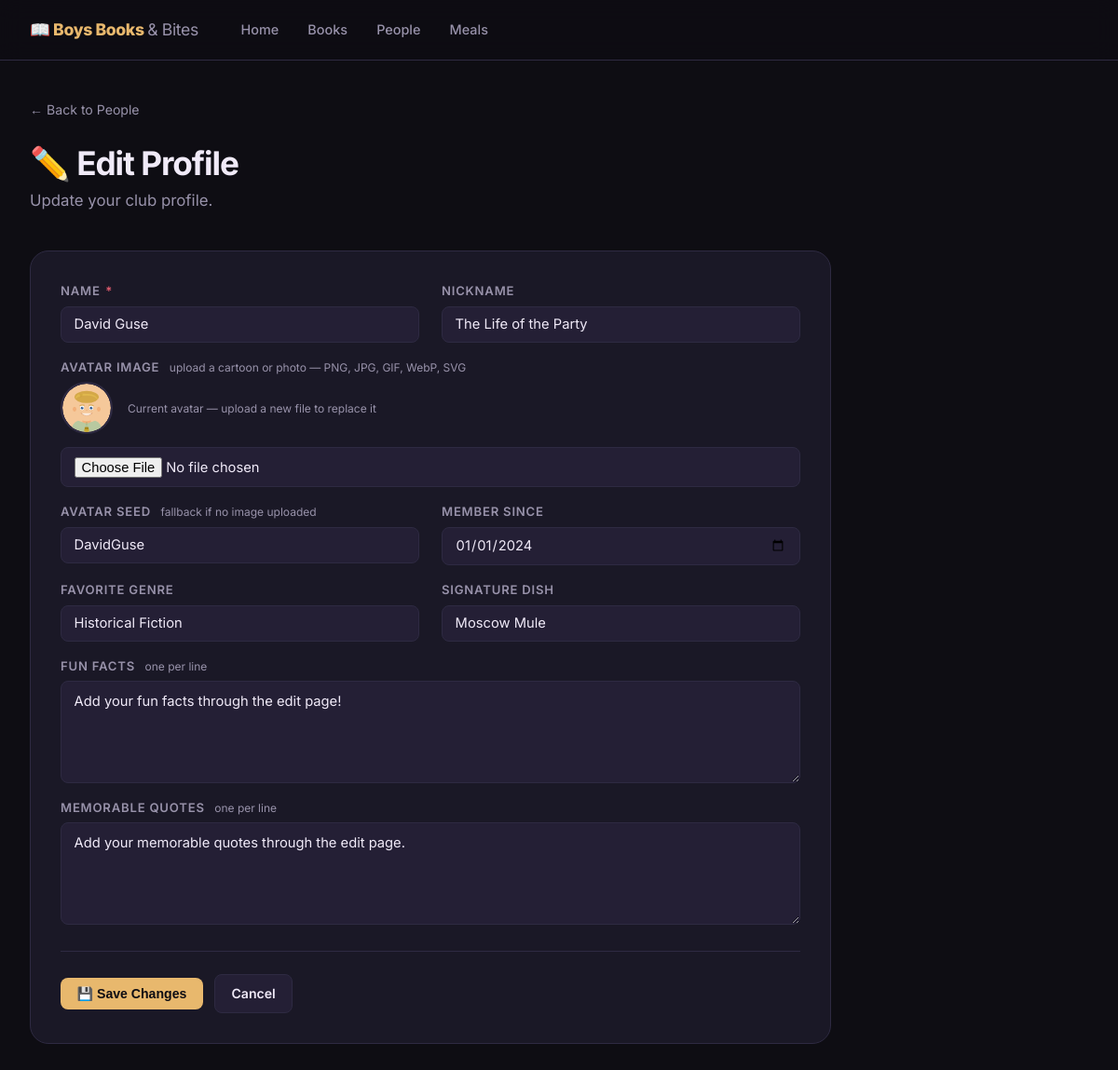
/people/1/edit, run on the app's committed database.
### tables this page shows
CREATE TABLE members (
    id             INTEGER PRIMARY KEY AUTOINCREMENT,
    name           TEXT NOT NULL,
    nickname       TEXT    DEFAULT '',
    avatar_seed    TEXT    DEFAULT '',
    avatar_img     TEXT,
    fun_facts      TEXT    DEFAULT '[]',
    quotes         TEXT    DEFAULT '[]',
    favorite_genre TEXT    DEFAULT '',
    join_date      TEXT    DEFAULT '',
    signature_dish TEXT    DEFAULT ''
);

### app.py (the view, shortened to what this page needs)
@app.route("/people/<int:member_id>/edit", methods=["GET", "POST"])
def person_edit(member_id):
    member = get_member(member_id)
    if not member:
        abort(404)
    return render_template("member_form.html", member=member,
                           action=url_for("person_edit", member_id=member_id))

### app.py (called while the page is built)
def get_db():
    if "db" not in g:
        g.db = sqlite3.connect(DATABASE)
        g.db.row_factory = sqlite3.Row
        g.db.execute("PRAGMA foreign_keys = ON")
    return g.db

def to_dict(r):
    if r is None:
        return None
    d = dict(r)
    for field in ("tags", "fun_facts", "quotes"):
        try:
            d[field] = json.loads(d[field] or "[]")
        except Exception:
            d[field] = []
    if "recipe" in d:
        try:
            d["recipe"] = json.loads(d["recipe"]) if d["recipe"] else None
        except Exception:
            d["recipe"] = None
    return d

def get_member(mid):
    if not mid:
        return None
    return to_dict(get_db().execute("SELECT * FROM members WHERE id=?", (mid,)).fetchone())

@app.context_processor
def template_helpers():
    def avatar_url(member, bg="1a1826"):
        if not member:
            return f"https://api.dicebear.com/9.x/fun-emoji/svg?seed=default&backgroundColor={bg}"
        img = member.get("avatar_img") if isinstance(member, dict) else None
        if img:
            return url_for("static", filename=f"avatars/{img}")
        seed = member.get("avatar_seed") or member.get("name", "default")
        return f"https://api.dicebear.com/9.x/fun-emoji/svg?seed={seed}&backgroundColor={bg}"
    return dict(avatar_url=avatar_url)

### templates/member_form.html (shortened to what this page needs)
{% extends "base.html" %}
{% block content %}
<a href="{{ url_for('people') }}" class="back-link">← Back to People</a>
<div class="page-header">
  <h1>{{ '✏️ Edit Profile' if member else '🧑 Add Member' }}</h1>
  <p>{{ 'Update your club profile.' if member else 'Add a new member to the book club.' }}</p>
</div>
<form method="post" action="{{ action }}" class="form-card" enctype="multipart/form-data">
  <div class="form-grid">
    <div class="form-group">
      <label for="name">Name <span class="required">*</span></label>
      <input id="name" class="form-control" type="text" name="name" required
             value="{{ member.name if member else '' }}" placeholder="e.g. Jordan Smith" />
    </div>
    <div class="form-group">
      <label for="nickname">Nickname</label>
      <input id="nickname" class="form-control" type="text" name="nickname"
             value="{{ member.nickname if member else '' }}" placeholder='e.g. "The Contrarian"' />
    </div>
    <div class="form-group form-full">
      <label>Avatar Image <span class="form-hint">upload a cartoon or photo — PNG, JPG, GIF, WebP, SVG</span></label>
      {% if member and member.get('avatar_img') %}
      <div style="display:flex; align-items:center; gap:1rem; margin-bottom:0.5rem;">
        <img src="{{ avatar_url(member) }}" class="avatar avatar-md" alt="Current avatar" style="border:2px solid var(--border);" />
        <span class="text-xs text-muted">Current avatar — upload a new file to replace it</span>
      </div>
      {% endif %}
      <input type="file" name="avatar_file" class="form-control" accept="image/png,image/jpeg,image/gif,image/webp,image/svg+xml" />
    </div>
    <div class="form-group">
      <label for="avatar_seed">Avatar Seed <span class="form-hint">fallback if no image uploaded</span></label>
      <input id="avatar_seed" class="form-control" type="text" name="avatar_seed"
             value="{{ member.avatar_seed if member else '' }}"
             placeholder="e.g. JordanSmith" />
    </div>
    <div class="form-group">
      <label for="join_date">Member Since</label>
      <input id="join_date" class="form-control" type="date" name="join_date"
             value="{{ member.join_date if member else '' }}" />
    </div>
    <div class="form-group">
      <label for="favorite_genre">Favorite Genre</label>
      <input id="favorite_genre" class="form-control" type="text" name="favorite_genre"
             value="{{ member.favorite_genre if member else '' }}" placeholder="e.g. Historical Fiction" />
    </div>
    <div class="form-group">
      <label for="signature_dish">Signature Dish</label>
      <input id="signature_dish" class="form-control" type="text" name="signature_dish"
             value="{{ member.signature_dish if member else '' }}"
             placeholder="Your go-to dish for book club" />
    </div>
    <div class="form-group form-full">
      <label for="fun_facts">Fun Facts <span class="form-hint">one per line</span></label>
      <textarea id="fun_facts" class="form-control" name="fun_facts" rows="4"
                placeholder="Has read every book in the library&#10;Rates with their heart, not their head&#10;...">{{ member.fun_facts | join('\n') if member else '' }}</textarea>
    </div>
    <div class="form-group form-full">
      <label for="quotes">Memorable Quotes <span class="form-hint">one per line</span></label>
      <textarea id="quotes" class="form-control" name="quotes" rows="4"
                placeholder="Things you've actually said at book club&#10;The more embarrassing, the better">{{ member.quotes | join('\n') if member else '' }}</textarea>
    </div>
  </div>
  <div class="form-actions">
    <button type="submit" class="btn btn-primary">{{ '💾 Save Changes' if member else '+ Add Member' }}</button>
    <a href="{{ url_for('person_detail', member_id=member.id) if member else url_for('people') }}" class="btn btn-secondary">Cancel</a>
  </div>
</form>
{% endblock %}

### static/css/style.css (style rules this page uses)
:root { --bg: #0e0d13; --surface: #1a1826; --surface2: #241f35; --border: #2e2a42; --gold: #e8b86d; --gold-dim: #a07a3a; --red: #e05c6e; --teal: #5ecfb0; --purple: #9b72cf; --text: #f0eaf8; --text-muted:#9892aa; --radius: 12px; --radius-lg: 20px; }
*, *::before, *::after { box-sizing: border-box; margin: 0; padding: 0; }
body { background: var(--bg); color: var(--text); font-family: 'Inter', 'Segoe UI', system-ui, sans-serif; font-size: 16px; line-height: 1.6; min-height: 100vh; }
a { color: var(--gold); text-decoration: none; }
img { max-width: 100%; display: block; }
h1, h2, h3, h4 { line-height: 1.2; font-weight: 700; }
.page-header { margin-bottom: 2.5rem; }
.page-header h1 { font-size: 2.2rem; letter-spacing: -0.03em; }
.page-header p { color: var(--text-muted); margin-top: 0.4rem; font-size: 1.05rem; }
.avatar { border-radius: 50%; background: var(--surface2); border: 3px solid var(--border); object-fit: cover; display: inline-block; }
.avatar-md { width: 56px; height: 56px; }
.back-link { display: inline-flex; align-items: center; gap: 0.4rem; color: var(--text-muted); font-size: 0.88rem; margin-bottom: 1.5rem; transition: color 0.15s; }
.text-muted { color: var(--text-muted); }
.text-xs { font-size: 0.75rem; }
.btn { display: inline-flex; align-items: center; gap: 0.35rem; padding: 0.55rem 1.1rem; border-radius: 8px; font-weight: 600; font-size: 0.88rem; cursor: pointer; border: none; text-decoration: none; transition: opacity 0.15s, transform 0.1s; white-space: nowrap; }
.btn-primary { background: var(--gold); color: #0e0d13; }
.btn-secondary { background: var(--surface2); color: var(--text); border: 1px solid var(--border); }
.form-card { background: var(--surface); border: 1px solid var(--border); border-radius: var(--radius-lg); padding: 2rem; max-width: 860px; }
.form-grid { display: grid; grid-template-columns: 1fr 1fr; gap: 1rem 1.5rem; }
.form-full { grid-column: 1 / -1; }
.form-group { display: flex; flex-direction: column; gap: 0.35rem; margin-bottom: 0; }
.form-group label { font-size: 0.82rem; font-weight: 600; color: var(--text-muted); text-transform: uppercase; letter-spacing: 0.06em; }
.form-control { width: 100%; background: var(--surface2); border: 1px solid var(--border); border-radius: 8px; padding: 0.6rem 0.85rem; color: var(--text); font-size: 0.92rem; font-family: inherit; transition: border-color 0.15s; }
.form-control::placeholder { color: var(--text-muted); opacity: 0.6; }
textarea.form-control { resize: vertical; min-height: 80px; line-height: 1.5; }
.form-hint { font-size: 0.75rem; color: var(--text-muted); font-weight: 400; text-transform: none; letter-spacing: 0; margin-left: 0.4rem; }
.required { color: var(--red); margin-left: 0.1rem; }
.form-actions { display: flex; gap: 0.75rem; align-items: center; margin-top: 1.75rem; padding-top: 1.5rem; border-top: 1px solid var(--border); }

### data on the page
members: name "David Guse", nickname "The Life of the Party", avatar_seed "DavidGuse", join_date "01/01/2024", favorite_genre "Historical Fiction", signature_dish "Moscow Mule"

### other printed values
{{ '✏️ Edit Profile' if member else '🧑 Add Member' }} "✏️ Edit Profile"
{{ '💾 Save Changes' if member else '+ Add Member' }} "💾 Save Changes"
